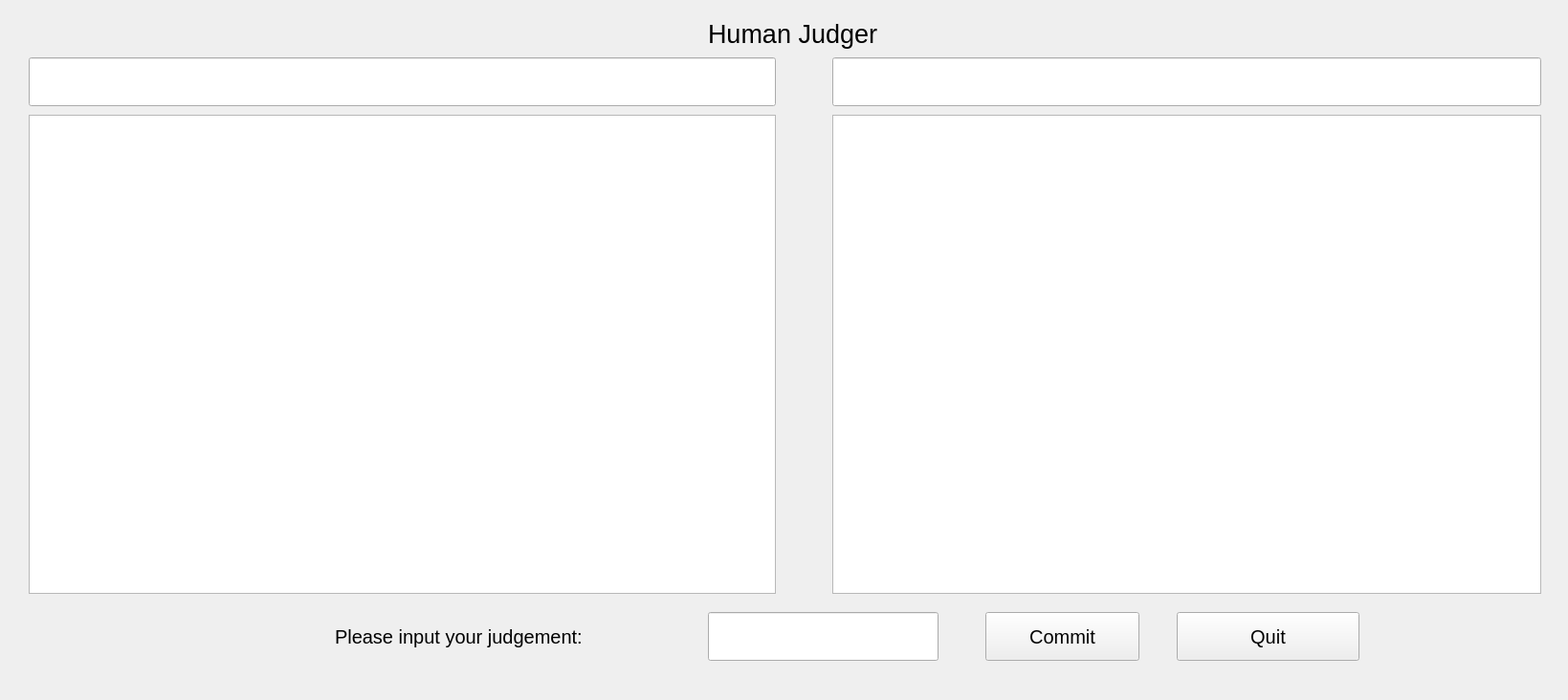
<?xml version="1.0" encoding="UTF-8"?>
<ui version="4.0">
 <class>Judger</class>
 <widget class="QWidget" name="Judger">
  <property name="geometry">
   <rect>
    <x>0</x>
    <y>0</y>
    <width>1639</width>
    <height>732</height>
   </rect>
  </property>
  <property name="windowTitle">
   <string>Form</string>
  </property>
  <widget class="QLabel" name="label">
   <property name="geometry">
    <rect>
     <x>740</x>
     <y>0</y>
     <width>381</width>
     <height>71</height>
    </rect>
   </property>
   <property name="font">
    <font>
     <pointsize>20</pointsize>
    </font>
   </property>
   <property name="text">
    <string>Human Judger</string>
   </property>
  </widget>
  <widget class="QPushButton" name="Commit">
   <property name="geometry">
    <rect>
     <x>1030</x>
     <y>640</y>
     <width>161</width>
     <height>51</height>
    </rect>
   </property>
   <property name="font">
    <font>
     <pointsize>15</pointsize>
    </font>
   </property>
   <property name="text">
    <string>Commit</string>
   </property>
  </widget>
  <widget class="QTextEdit" name="File_A_Code">
   <property name="geometry">
    <rect>
     <x>30</x>
     <y>120</y>
     <width>781</width>
     <height>501</height>
    </rect>
   </property>
  </widget>
  <widget class="QTextEdit" name="File_B_Code">
   <property name="geometry">
    <rect>
     <x>870</x>
     <y>120</y>
     <width>741</width>
     <height>501</height>
    </rect>
   </property>
  </widget>
  <widget class="QLineEdit" name="File_A_Name">
   <property name="geometry">
    <rect>
     <x>30</x>
     <y>60</y>
     <width>781</width>
     <height>51</height>
    </rect>
   </property>
  </widget>
  <widget class="QLineEdit" name="File_B_Name">
   <property name="geometry">
    <rect>
     <x>870</x>
     <y>60</y>
     <width>741</width>
     <height>51</height>
    </rect>
   </property>
  </widget>
  <widget class="QPushButton" name="Quit">
   <property name="geometry">
    <rect>
     <x>1230</x>
     <y>640</y>
     <width>191</width>
     <height>51</height>
    </rect>
   </property>
   <property name="font">
    <font>
     <pointsize>15</pointsize>
    </font>
   </property>
   <property name="text">
    <string>Quit</string>
   </property>
  </widget>
  <widget class="QLineEdit" name="lineEdit">
   <property name="geometry">
    <rect>
     <x>740</x>
     <y>640</y>
     <width>241</width>
     <height>51</height>
    </rect>
   </property>
  </widget>
  <widget class="QLabel" name="label_2">
   <property name="geometry">
    <rect>
     <x>350</x>
     <y>640</y>
     <width>401</width>
     <height>51</height>
    </rect>
   </property>
   <property name="font">
    <font>
     <pointsize>15</pointsize>
    </font>
   </property>
   <property name="text">
    <string>Please input your judgement:</string>
   </property>
  </widget>
 </widget>
 <resources/>
 <connections/>
</ui>
